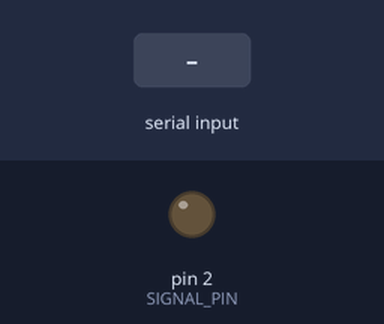
Bench run of a sketch on a simulated Arduino Uno, built with avr-gcc and run on an emulated ATmega328P. Shown: output pins drawn as LEDs (lit = HIGH). The test bench sets the inputs (shaded band). What the sketch prints to the serial monitor is not drawn.

Above: at 1.2 s.
1.3 s: "n90\n" received over Serial
At 2.1 s:
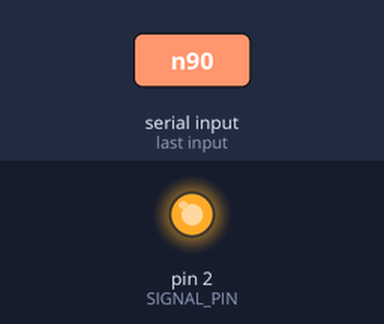
2.8 s: "p90\n" received over Serial
4.3 s: "h90\n" received over Serial
Timing chart, 0 to 7.3 s (numbered marks = the images above; inputs shaded):
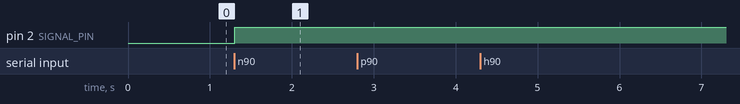

The sketch:

4_ppm_xbox_read_no_lcd.ino
```cpp
////////////////////// PPM CONFIGURATION ///////////////////////////////
#define CHANNELS_NUMBER       8           // set the number of chanels
#define DEFAULT_SERVO_VALUE   1500        // set the default servo value
#define PPM_FRAME_LENGTH      22500       // set the PPM frame length in microseconds (1ms = 1000µs) (2.5ms * (NUM_CHANNELS + 1)
#define PPM_PULSE_LENGTH      300         // set the pulse length
#define POLARITY              1           // set polarity of the pulses: 1 is positive, 0 is negative
#define SIGNAL_PIN            2           // set PPM signal output pin on the arduino
#define LED_PIN               3           // set PIN of LED
///////////////////////////////////////////////////////////////////////

#include <Wire.h>

////////////////////// GLOBAL VARIABLES ///////////////////////////////
const unsigned int MAX_INPUT = 20;
int defaultPpmValues[CHANNELS_NUMBER] = {1500, 1500, 1100, 1500, 1100, 1100, 1100, 1100};
int ppm[CHANNELS_NUMBER] = {1500, 1500, 1100, 1500, 1100, 1100, 1100, 1100};
unsigned long lastReceivedPing = 0;
bool connected = false;
///////////////////////////////////////////////////////////////////////

void startTimer() {
  cli();
  TCCR1A = 0;                             // set entire TCCR1 register to 0
  TCCR1B = 0;

  OCR1A = 100;                            // compare match register, change this
  TCCR1B |= (1 << WGM12);                 // turn on CTC mode
  TCCR1B |= (1 << CS11);                  // 8 prescaler: 0,5 microseconds at 16mhz
  TIMSK1 |= (1 << OCIE1A);                // enable timer compare interrupt
  sei();

  digitalWrite(LED_PIN, HIGH);
}

void stopTimer() {
  TCCR1B = 0;
  TIMSK1 |= (0 << OCIE1A);

  digitalWrite(LED_PIN, LOW);
}

void setup() {
  Serial.begin(115200);

  pinMode(SIGNAL_PIN, OUTPUT);
  digitalWrite(SIGNAL_PIN, !POLARITY);    // set the PPM signal pin to the default state (off)
}

void processIncomingByte(const byte inByte) {
  static unsigned int input_pos = 0;
  static bool started = false;
  static char numChannel[1] = {0};
  static char channelValue[4];
  static bool channelValueStarted = false;
  int numChannelInt = 0;

  switch (inByte) {
    case 'z':
      break;

    case '^':                                   // begin data packet
      input_pos = 0;
      memset(channelValue, 0, 4);
      started = true;
      break;

    case '0':
    case '1':
    case '2':
    case '3':
    case '4':
    case '5':
    case '6':
    case '7':
    case '8':
    case '9':
      if (started) {
        numChannel[0] = inByte;
        started = false;
      } else if (channelValueStarted) {
        channelValue[input_pos++] = inByte;
      }

    case '#':
      channelValueStarted = true;
      break;

    case '$':                                   // end data packet
      input_pos = 0;
      numChannelInt = atoi(numChannel);
      ppm[numChannelInt] = atoi(channelValue);
      channelValueStarted = false;
      break;

    case 'p':                                   // ping
      lastReceivedPing = millis();              // pong
      Serial.write("p");
      break;

    case 'h':
      lastReceivedPing = millis();
      delay(50);
      Serial.write("h");
      connected = true;
      break;

    case 'n':
      startTimer();
      break;

    case 'f':
      stopTimer();
      break;
  }
}

void loop() {
  while (Serial.available() > 0)
    processIncomingByte(Serial.read());

  if (millis() - lastReceivedPing > 500) {
    stopTimer();
    connected = false;
  }
}

ISR(TIMER1_COMPA_vect) {
  static boolean state = true;
  static byte current_channel_number;
  static unsigned int calc_rest;

  TCNT1 = 0;

  if (state) {                                        // start pulse
    digitalWrite(SIGNAL_PIN, POLARITY);
    OCR1A = PPM_PULSE_LENGTH * 2;
    state = false;
  } else {                                            // end pulse and calculate when to start the next pulse
    digitalWrite(SIGNAL_PIN, !POLARITY);
    state = true;

    if (current_channel_number >= CHANNELS_NUMBER) {
      current_channel_number = 0;
      calc_rest = calc_rest + PPM_PULSE_LENGTH;
      OCR1A = (PPM_FRAME_LENGTH - calc_rest) * 2;
      calc_rest = 0;
    } else {
      OCR1A = (ppm[current_channel_number] - PPM_PULSE_LENGTH) * 2;
      calc_rest = calc_rest + ppm[current_channel_number];
      current_channel_number++;
    }
  }
}
```

Measured:
- after the input at 1.3 s, pin 2 (SIGNAL_PIN): LOW → HIGH at once
- after the input at 2.8 s, every drawn part: stays the same
- after the input at 4.3 s, every drawn part: stays the same
